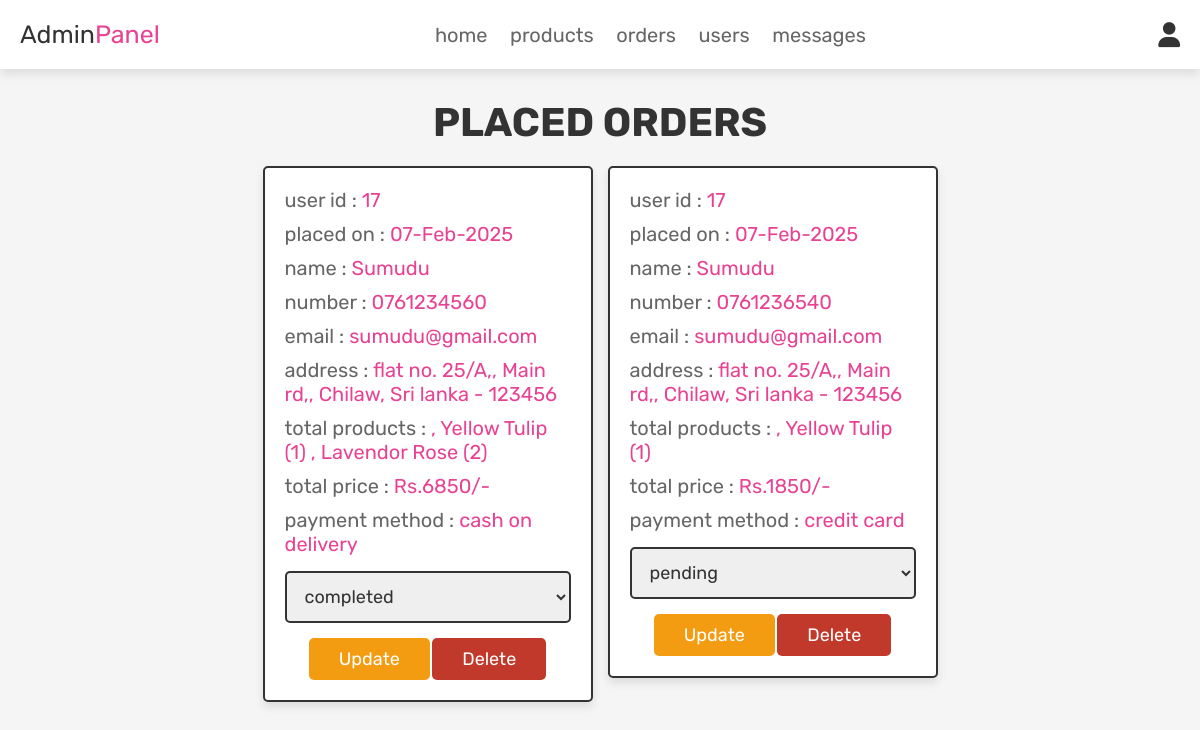
Screenshot of /admin_orders.php (signed in) with the database file from the repository.
### tables this page shows
CREATE TABLE `orders` (
  `id` int(100) NOT NULL,
  `user_id` int(100) NOT NULL,
  `name` varchar(100) NOT NULL,
  `number` varchar(12) NOT NULL,
  `email` varchar(100) NOT NULL,
  `method` varchar(50) NOT NULL,
  `address` varchar(500) NOT NULL,
  `total_products` varchar(1000) NOT NULL,
  `total_price` int(100) NOT NULL,
  `placed_on` varchar(50) NOT NULL,
  `payment_status` varchar(20) NOT NULL DEFAULT 'pending'
);

### admin_orders.php (the view, shortened to what this page needs)
<?php
@include 'config.php';
?>
<!DOCTYPE html>
<html lang="en">
<head>
   <link rel="stylesheet" href="https://cdnjs.cloudflare.com/ajax/libs/font-awesome/6.0.0/css/all.min.css">
   <link rel="stylesheet" href="css/admin_style.css">
</head>
<body>
<?php @include 'admin_header.php'; ?>
<section class="placed-orders">
   <h1 class="title">placed orders</h1>
   <div class="box-container">
      <?php
      $select_orders = mysqli_query($conn, "SELECT * FROM `orders`") or die('query failed');
      if(mysqli_num_rows($select_orders) > 0){
         while($fetch_orders = mysqli_fetch_assoc($select_orders)){
      ?>
      <div class="box">
         <p> user id : <span><?php echo $fetch_orders['user_id']; ?></span> </p>
         <p> placed on : <span><?php echo $fetch_orders['placed_on']; ?></span> </p>
         <p> name : <span><?php echo $fetch_orders['name']; ?></span> </p>
         <p> number : <span><?php echo $fetch_orders['number']; ?></span> </p>
         <p> email : <span><?php echo $fetch_orders['email']; ?></span> </p>
         <p> address : <span><?php echo $fetch_orders['address']; ?></span> </p>
         <p> total products : <span><?php echo $fetch_orders['total_products']; ?></span> </p>
         <p> total price : <span>Rs.<?php echo $fetch_orders['total_price']; ?>/-</span> </p>
         <p> payment method : <span><?php echo $fetch_orders['method']; ?></span> </p>
         <form action="" method="post">
            <select name="update_payment">
               <option disabled selected><?php echo $fetch_orders['payment_status']; ?></option>
            </select>
            <input type="submit" name="update_order" value="update" class="option-btn">
            <a href="admin_orders.php?delete=<?php echo $fetch_orders['id']; ?>" class="delete-btn" onclick="return confirm('delete this order?');">delete</a>
         </form>
      </div>
      <?php
         }
      }else{
         echo '<p class="empty">no orders placed yet!</p>';
      }
      ?>
   </div>
</section>
</body>
</html>

### css/admin_style.css (style rules this page uses)
:root { --pink:#e84393; --red:#c0392b; --orange:#f39c12; --black:#333; --white:#fff; --light-color:#666; --light-white:#ccc; --light-bg:#f5f5f5; --border:.2rem solid var(--black); --box-shadow:0 .5rem 1rem rgba(0,0,0,.1); }
* { font-family: 'Rubik', sans-serif; margin:0; padding:0; box-sizing: border-box; outline: none; border:none; text-decoration: none; transition:all .2s linear; }
html { font-size: 62.5%; overflow-x: hidden; scroll-behavior: smooth; scroll-padding-top: 6.5rem; }
body { background: var(--light-bg); }
section { padding:3rem 2rem; }
.title { text-align: center; margin-bottom: 2rem; color:var(--black); text-transform: uppercase; font-size: 4rem; }
.btn, .delete-btn, .option-btn { display: inline-block; border-radius: .5rem; margin-top: 1rem; font-size: 1.8rem; color:var(--white); cursor: pointer; padding:1rem 3rem; text-transform: capitalize; }
.delete-btn { background-color: var(--red); }
.option-btn { background-color: var(--orange); }
.placed-orders .box-container { display: grid; grid-template-columns: repeat(auto-fit, 33rem); gap:1.5rem; align-items: flex-start; max-width: 1200px; margin: 0 auto; justify-content: center; }
.placed-orders .box-container .box { padding:2rem; border:var(--border); background-color: var(--white); box-shadow: var(--box-shadow); border-radius: .5rem; }
.placed-orders .box-container .box p { margin-bottom: 1rem; font-size: 2rem; color:var(--light-color); }
.placed-orders .box-container .box p span { color:var(--pink); }
.placed-orders .box-container .box form { margin-top: 1rem; text-align: center; }
.placed-orders .box-container .box form select { width: 100%; border:var(--border); padding:1.2rem 1.4rem; font-size: 1.8rem; color:var(--black); border:var(--border); border-radius: .5rem; margin:.5rem 0; }

### rows the page displays
orders: user "17", placed_on "07-Feb-2025", name "Sumudu", number "0761234560", email "sumudu@gmail.com", address "flat no. 25/A,, Main rd,, Chilaw, Sri lanka - 123456", total_products ", Yellow Tulip (1) , Lavendor Rose (2)", total_price "6850", method "cash on delivery", update_payment "completed"
orders: user "17", placed_on "07-Feb-2025", name "Sumudu", number "0761236540", email "sumudu@gmail.com", address "flat no. 25/A,, Main rd,, Chilaw, Sri lanka - 123456", total_products ", Yellow Tulip (1)", total_price "1850", method "credit card", update_payment "pending"
